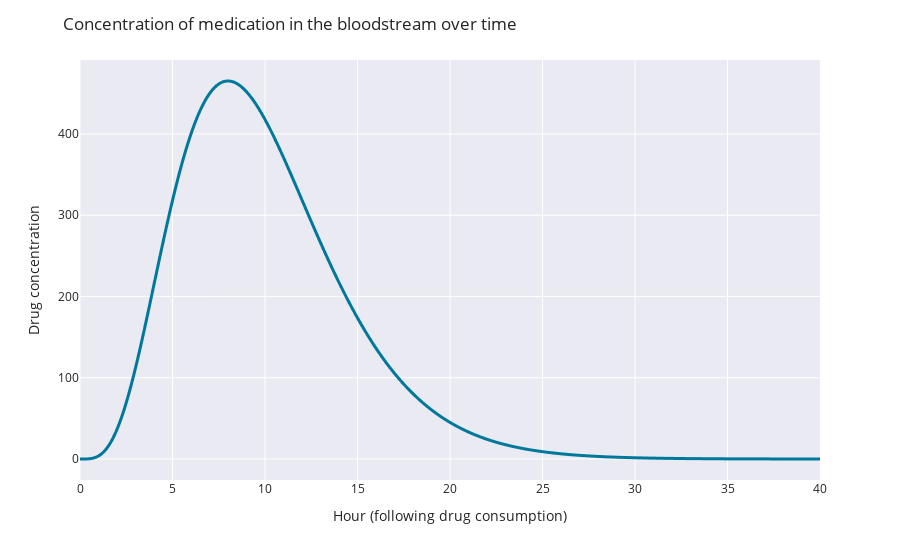

The code cell stored with this chart in its notebook:
### Code cell
'''
!!Feel free to ignore this cell, data visualisations will be covered on Day 3!!
'''
# Import Plotly express library
import plotly.express as px

# Create line chart
fig = px.line(x=hours, y=concentration)

# Update layout
fig.update_layout(xaxis_title="Hour (following drug consumption)", 
                  yaxis_title="Drug concentration", 
                  template = 'seaborn', 
                  title={
                      'text': f'Concentration of medication in the bloodstream over time', 
                      'x': 0.07,
                      'xanchor': 'left'
                  })

# Change line style
fig.update_traces(line_color='#00789c', line_width=3)

# Display plot
fig.show()

### Figure 1 — Plotly figure (JSON) as saved in the notebook; plotly's stock layout.template omitted (floating-point values rounded to 4 significant figures; data arrays with more than 128 entries replaced by an {"elided": "..."} marker saying what was removed)
{"data": [{"hovertemplate": "x=%{x}<br>y=%{y}<extra></extra>", "legendgroup": "", "line": {"color": "#00789c", "dash": "solid", "width": 3}, "marker": {"symbol": "circle"}, "mode": "lines", "name": "", "showlegend": false, "type": "scattergl", "x": {"elided": "4000 float values"}, "xaxis": "x", "y": {"elided": "4000 float values"}, "yaxis": "y"}], "layout": {"legend": {"tracegroupgap": 0}, "margin": {"t": 60}, "title": {"text": "Concentration of medication in the bloodstream over time", "x": 0.07, "xanchor": "left"}, "xaxis": {"anchor": "y", "domain": [0, 1], "title": {"text": "Hour (following drug consumption)"}}, "yaxis": {"anchor": "x", "domain": [0, 1], "title": {"text": "Drug concentration"}}}}
